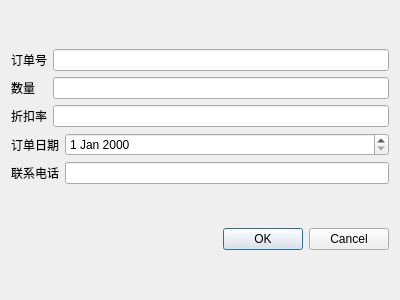
<?xml version="1.0" encoding="UTF-8"?>
<ui version="4.0">
 <class>SalesDialog</class>
 <widget class="QDialog" name="SalesDialog">
  <property name="geometry">
   <rect>
    <x>0</x>
    <y>0</y>
    <width>400</width>
    <height>300</height>
   </rect>
  </property>
  <property name="windowTitle">
   <string>Dialog</string>
  </property>
  <layout class="QGridLayout" name="gridLayout_2">
   <item row="0" column="0">
    <layout class="QGridLayout" name="gridLayout">
     <item row="0" column="0">
      <widget class="QLabel" name="label_1order">
       <property name="text">
        <string>订单号</string>
       </property>
      </widget>
     </item>
     <item row="0" column="1" colspan="2">
      <widget class="QLineEdit" name="lineEdit_1order"/>
     </item>
     <item row="1" column="0">
      <widget class="QLabel" name="label_2num">
       <property name="text">
        <string>数量</string>
       </property>
      </widget>
     </item>
     <item row="1" column="1" colspan="2">
      <widget class="QLineEdit" name="lineEdit_2num"/>
     </item>
     <item row="2" column="0">
      <widget class="QLabel" name="label_3offRate">
       <property name="text">
        <string>折扣率</string>
       </property>
      </widget>
     </item>
     <item row="2" column="1" colspan="2">
      <widget class="QLineEdit" name="lineEdit_3offRate"/>
     </item>
     <item row="3" column="0" colspan="2">
      <widget class="QLabel" name="label_4tradeDate">
       <property name="text">
        <string>订单日期</string>
       </property>
      </widget>
     </item>
     <item row="3" column="2">
      <widget class="QDateEdit" name="dateEdit_4tradeDate"/>
     </item>
     <item row="4" column="0" colspan="2">
      <widget class="QLabel" name="label_5tel">
       <property name="text">
        <string>联系电话</string>
       </property>
      </widget>
     </item>
     <item row="4" column="2">
      <widget class="QLineEdit" name="lineEdit_5tel"/>
     </item>
    </layout>
   </item>
   <item row="1" column="0">
    <widget class="QDialogButtonBox" name="buttonBox">
     <property name="orientation">
      <enum>Qt::Orientation::Horizontal</enum>
     </property>
     <property name="standardButtons">
      <set>QDialogButtonBox::StandardButton::Cancel|QDialogButtonBox::StandardButton::Ok</set>
     </property>
    </widget>
   </item>
  </layout>
 </widget>
 <resources/>
 <connections>
  <connection>
   <sender>buttonBox</sender>
   <signal>accepted()</signal>
   <receiver>SalesDialog</receiver>
   <slot>accept()</slot>
   <hints>
    <hint type="sourcelabel">
     <x>248</x>
     <y>254</y>
    </hint>
    <hint type="destinationlabel">
     <x>157</x>
     <y>274</y>
    </hint>
   </hints>
  </connection>
  <connection>
   <sender>buttonBox</sender>
   <signal>rejected()</signal>
   <receiver>SalesDialog</receiver>
   <slot>reject()</slot>
   <hints>
    <hint type="sourcelabel">
     <x>316</x>
     <y>260</y>
    </hint>
    <hint type="destinationlabel">
     <x>286</x>
     <y>274</y>
    </hint>
   </hints>
  </connection>
 </connections>
</ui>
